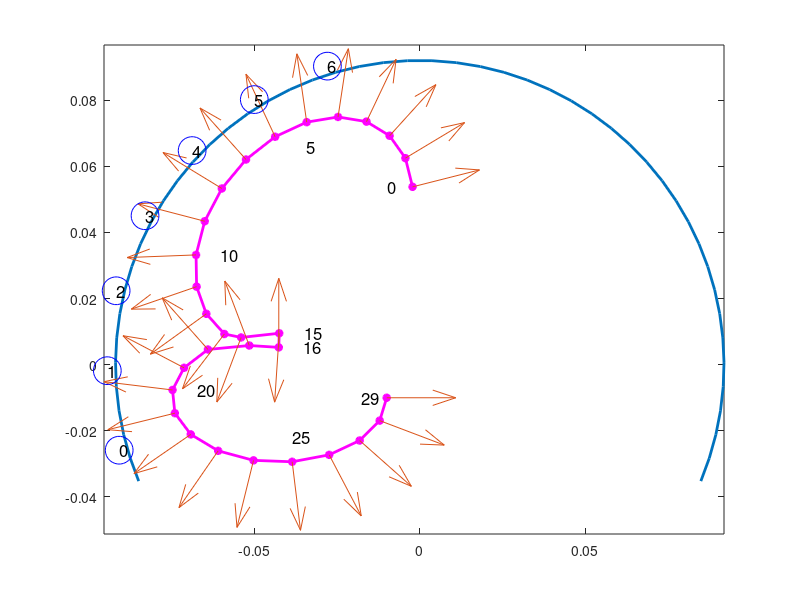

This chart was generated by the following MATLAB code: (Note: this script raises an error after producing the figure.)
%% draw the scalp surface
figure(101); clf
headR = 0.092;
headTh = linspace(-pi/1.6, pi/1.6, 50);
plot(headR*sin(headTh), headR*cos(headTh), 'Linewidth', 2)
axis equal
hold on
ar = [];
%% generate source space
% kids = get(gca, 'Children');
% delete(kids(1));
ell = struct('majax', [-0.06, 0.01; -0.01, 0.07], ...
             'excent', 0.7, 'theta', [-0.2*pi, 1.2*pi, 16]);
ell(2).majax = [-0.075, -0.01; -0.01, -0.01];
ell(2).excent = 0.8;
ell(2).theta = [pi/2, 2*pi, 14];

sourcePos = [];
sourceOri = [];
for ii=1:length(ell)
    x1 = ell(ii).majax(1,1); x2 = ell(ii).majax(2,1);
    y1 = ell(ii).majax(1,2); y2 = ell(ii).majax(2,2);
    e = ell(ii).excent;
    th1 = ell(ii).theta(1); th2 = ell(ii).theta(2);
    Nth = ell(ii).theta(3);
%     x1 = ell1(1,1); x2 = ell1(2,1);
%     y1 = ell1(1,2); y2 = ell1(2,2);
    
    a = 1/2*sqrt((x2-x1)^2+(y2-y1)^2);
    b = a*sqrt(1-e^2);
    t = linspace(th1,th2, Nth);
    X = a*cos(t);
    Y = b*sin(t);
    w = atan2(y2-y1,x2-x1);
    x = (x1+x2)/2 + X*cos(w) - Y*sin(w);
    y = (y1+y2)/2 + X*sin(w) + Y*cos(w);
    z = zeros(size(x));
    u = cos(t+w); v = sin(t+w); w = zeros(size(u));
    
    sourcePos = [sourcePos; [x(:), y(:), z(:)]];
    sourceOri = [sourceOri; [u(:), v(:), w(:)]];
end
% tweaking: to the the SS like in the figure, swap a couple
% of points!
swaps = [16, 17; 15, 18];
for ii = 1:size(swaps, 1)
    tmp = sourcePos(swaps(ii,1),:);
    sourcePos(swaps(ii,1), :) = sourcePos(swaps(ii,2), :);
    sourcePos(swaps(ii,2), :) = tmp;
end
%% plot source space
plot(sourcePos(:,1),sourcePos(:,2),'m-*', 'Linewidth', 2)
quiver(sourcePos(:,1),sourcePos(:,2),...
       sourceOri(:,1),sourceOri(:,2))

labelInd = [ 0, 5, 10, 15, 16, 20, 25, 29];
labelOff = [-1,-2,  1,  1,  1,  1,  2, -1];
offset = 0.0075;
for ll = 1:length(labelInd)
    if abs(labelOff(ll)) == 1
        offs = [sign(labelOff(ll))*offset, 0];
    else
        offs = [0, sign(labelOff(ll))*offset];
    end
    pos = sourcePos(labelInd(ll)+1, 1:2) + offs; 
    text(pos(1), pos(2), int2str(labelInd(ll)), 'FontSize', 12)
end

%% draw electrodes
elR = headR + 0.0025;
elTh = linspace(-pi/1.7, -0.3, 7)';
elPos = [elR*sin(elTh), elR*cos(elTh), zeros(size(elTh))];
plot(elPos(:,1), elPos(:,2), 'bo', 'MarkerSize', 20)
for ee = 1:size(elPos,1)
    text(elPos(ee, 1), elPos(ee,2), int2str(ee-1), 'FontSize', 12)
end

%% calculate lead field(s)
nSensors = length(elTh);
nSources = size(sourcePos, 1);
% G=zeros(nSensors,nSources);
% for ii = 1:nSensors
%     for jj = 1:nSources
%         % /*     Dipole location    (r): cm                                     */
%         % /*     Dipole moment      (m): mA cm                                  */
%         % /*     Electrode location (s): cm                                     */
%         % /*     *** Output voltage    : mV                                     */
%         r = [100*sourcePos(jj,:), 0];
%         m = [sourceOri(jj,:), 0];
%         s = [100*elPos(ii,:), 0];
%         V = 1000*fastpotential_sun(r, m, s); 
%         G(ii,jj) = V;
%     end
% end
G = calc_potentials(sourcePos, sourceOri, elPos, 1);
%% test null space
[U,S,V] = svd(G);

deepsrc = V(:, 30);  % heuristic
% meas = zeros(nSensors,1);
% for ii = 1:nSensors
%     for jj = 1:nSources
%         % /*     Dipole location    (r): cm                                     */
%         % /*     Dipole moment      (m): mA cm                                  */
%         % /*     Electrode location (s): cm                                     */
%         % /*     *** Output voltage    : mV                                     */
% %         r = [100*sourcePos(jj,:), 0];
% %         m = deepsrc(jj)*[sourceOri(jj,:), 0];
% %         s = [100*elPos(ii,:), 0];
%         r = 100*sourcePos(jj,:);
%         m = 1e5*deepsrc(jj)*sourceOri(jj,:);
%         s = 100*elPos(ii,:);
%         V = 1000*fastpotential_sun(r, m, s); 
%         meas(ii) = meas(ii) + V;
%     end
% end

sourceMom = repmat(deepsrc, 1, 3).*sourceOri;
meas = calc_potentials(sourcePos, sourceMom, elPos);

%% easy position
dipPos = [-0.05, 0.05, 0];
dipMom = 10e-9 * [-1/sqrt(2), 1/sqrt(2), 0];

%% tricky pos, -x
% with low noise, consistent error
% with high noise, more random error
dipPos = [-0.05, 0.007, 0];
dipMom = 10e-9 * [-1, 0, 0];

%% deep pos
% even with minimal noise, substantially wrong solution has low error
dipPos = [-0.012, -0.010, 0];
dipMom = 10e-9 * [1, 0, 0];

%% plot dipole
figure(101)
if ~isempty(ar), delete(ar); end
ar = arrow(dipPos(1:2)+ dipMom(1:2)/2, dipPos(1:2) + dipMom(1:2));
set(ar,'FaceColor', 'c')
%%
dipoleV = calc_potentials(dipPos, dipMom, elPos);
SNR = 30;
norm_name = 'L2-norm';
% norm_name = 'L1-norm';
% norm_name = 'Tikhonov-regularisation';


noiseV = norm(dipoleV)/SNR * randn(size(dipoleV));
measV = dipoleV + noiseV;

if strcmp(norm_name, 'L2-norm')
    estimX = pinv(G)*measV;  % L2-norm
elseif strcmp(norm_name, 'L1-norm')
    estimX = G\measV;  % L1-norm
elseif strcmp(norm_name, 'Tikhonov-regularisation')
    lambda = 1e5;
    estimX = G'*inv(G*G' + lambda*eye(size(G,1)))*measV;  % Tikhonov
    norm_name = [norm_name, ' \lambda = ', num2str(lambda)];
end

predV = G*estimX;

RV = norm(measV - predV)/norm(measV)*100;

figure(201); clf
% subplot(2,1,1); plot([0:nSensors-1], dipoleV, 'Linewidth', 2)
subplot(2,1,1); plot([0:nSensors-1], 1e6*measV, '-', 'Linewidth', 2); hold on
subplot(2,1,1); plot([0:nSensors-1], 1e6*dipoleV, '--', 'Linewidth', 2)
subplot(2,1,1); plot([0:nSensors-1], 1e6*predV, 'c--', 'Linewidth', 2)
% legstr = sprintf('RV: %.1g\%', RV);
legend('meas', 'clean', 'estim', 'Location', 'best')
ylabel('Electric potential (\muV)')

subplot(2,1,2); plot([0:nSources-1], 1e9*estimX, 'Linewidth', 2); hold on
ylabel('Source estimate (nA m)')
title(norm_name)

%%
figure(201);
newestimX = estimX;
for ss = 8:30,
    newestimX = newestimX + max(estimX)*(2*rand()-1)*V(:, ss);
end
nullpredV = G*newestimX;
subplot(2,1,1); plot([0:nSensors-1], 1e6*nullpredV, 'y*', 'Linewidth', 2)
subplot(2,1,2); plot([0:nSources-1], 1e9*newestimX, 'Linewidth', 2)
